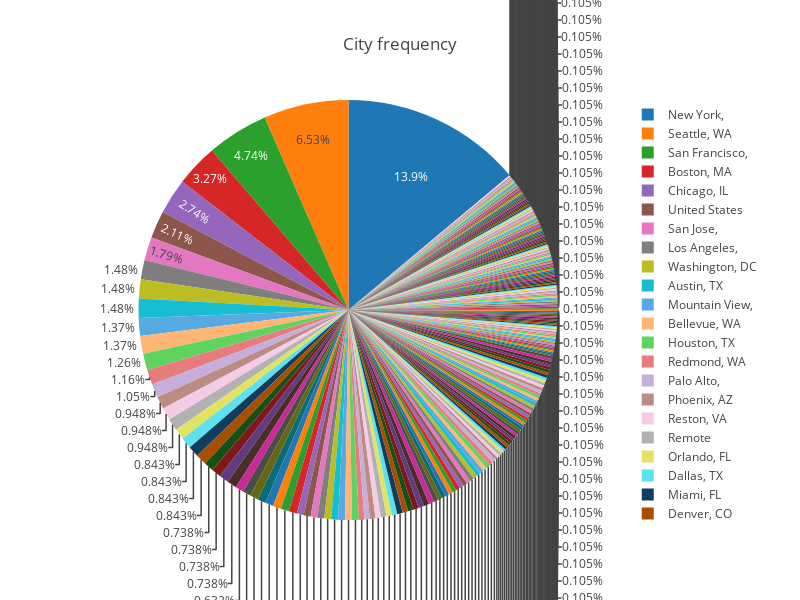

This figure's notebook cell:
### Code cell
# Plotly packages
import plotly as py
import plotly.graph_objs as go
from plotly import tools
import cufflinks as cf
import ipywidgets as widgets
from scipy import special
py.offline.init_notebook_mode(connected=True)

# Pass in values for our pie chart
trace = go.Pie(labels=job_data['Location'].value_counts().index, values = job_data['Location'].value_counts())

# Create the layout
layout = go.Layout(
    title = 'City frequency',
    height = 600,
    width = 800,
    autosize = False
)

# Construct the chart
fig = go.Figure(data = [trace], layout = layout)
py.offline.iplot(fig, filename ='cufflinks/simple')

### Figure 1 — Plotly figure (JSON) as saved in the notebook; plotly's stock layout.template omitted (floating-point values rounded to 4 significant figures; data arrays with more than 128 entries replaced by an {"elided": "..."} marker saying what was removed)
{"data": [{"labels": {"elided": "257 str values"}, "type": "pie", "uid": "2ad0dae8-eafa-4c46-8c11-a3c57e89717b", "values": {"elided": "257 int values"}}], "layout": {"autosize": false, "height": 600, "title": "City frequency", "width": 800}}
